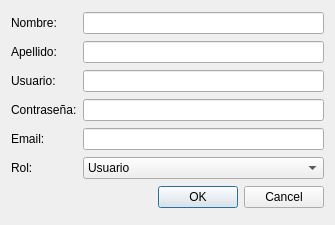
<?xml version="1.0" encoding="UTF-8"?>
<ui version="4.0">
 <class>AddEmployeeDialog</class>
 <widget class="QDialog" name="AddEmployeeDialog">
  <property name="geometry">
   <rect>
    <x>0</x>
    <y>0</y>
    <width>335</width>
    <height>225</height>
   </rect>
  </property>
  <property name="windowTitle">
   <string>Nuevo Empleado</string>
  </property>
  <property name="windowIcon">
   <iconset resource="../images/Resource_ha.qrc">
    <normaloff>:/F1/fromHelyx/mainicon.svg</normaloff>:/F1/fromHelyx/mainicon.svg</iconset>
  </property>
  <layout class="QGridLayout" name="gridLayout">
   <item row="0" column="0">
    <widget class="QLabel" name="label">
     <property name="text">
      <string>Nombre:</string>
     </property>
    </widget>
   </item>
   <item row="0" column="1">
    <widget class="QLineEdit" name="nombre"/>
   </item>
   <item row="6" column="0" colspan="2">
    <widget class="QDialogButtonBox" name="buttonBox">
     <property name="orientation">
      <enum>Qt::Horizontal</enum>
     </property>
     <property name="standardButtons">
      <set>QDialogButtonBox::Cancel|QDialogButtonBox::Ok</set>
     </property>
    </widget>
   </item>
   <item row="1" column="0">
    <widget class="QLabel" name="label_2">
     <property name="text">
      <string>Apellido:</string>
     </property>
    </widget>
   </item>
   <item row="3" column="0">
    <widget class="QLabel" name="label_4">
     <property name="text">
      <string>Contraseña:</string>
     </property>
    </widget>
   </item>
   <item row="2" column="0">
    <widget class="QLabel" name="label_3">
     <property name="text">
      <string>Usuario:</string>
     </property>
    </widget>
   </item>
   <item row="4" column="0">
    <widget class="QLabel" name="label_5">
     <property name="text">
      <string>Email:</string>
     </property>
    </widget>
   </item>
   <item row="5" column="0">
    <widget class="QLabel" name="label_6">
     <property name="text">
      <string>Rol:</string>
     </property>
    </widget>
   </item>
   <item row="1" column="1">
    <widget class="QLineEdit" name="apellido"/>
   </item>
   <item row="2" column="1">
    <widget class="QLineEdit" name="usuario"/>
   </item>
   <item row="3" column="1">
    <widget class="QLineEdit" name="password"/>
   </item>
   <item row="4" column="1">
    <widget class="QLineEdit" name="email"/>
   </item>
   <item row="5" column="1">
    <widget class="QComboBox" name="rol">
     <item>
      <property name="text">
       <string>Usuario</string>
      </property>
     </item>
     <item>
      <property name="text">
       <string>Administrador</string>
      </property>
     </item>
    </widget>
   </item>
  </layout>
 </widget>
 <resources>
  <include location="../images/Resource_ha.qrc"/>
 </resources>
 <connections>
  <connection>
   <sender>buttonBox</sender>
   <signal>accepted()</signal>
   <receiver>AddEmployeeDialog</receiver>
   <slot>accept()</slot>
   <hints>
    <hint type="sourcelabel">
     <x>248</x>
     <y>254</y>
    </hint>
    <hint type="destinationlabel">
     <x>157</x>
     <y>274</y>
    </hint>
   </hints>
  </connection>
  <connection>
   <sender>buttonBox</sender>
   <signal>rejected()</signal>
   <receiver>AddEmployeeDialog</receiver>
   <slot>reject()</slot>
   <hints>
    <hint type="sourcelabel">
     <x>316</x>
     <y>260</y>
    </hint>
    <hint type="destinationlabel">
     <x>286</x>
     <y>274</y>
    </hint>
   </hints>
  </connection>
 </connections>
</ui>
